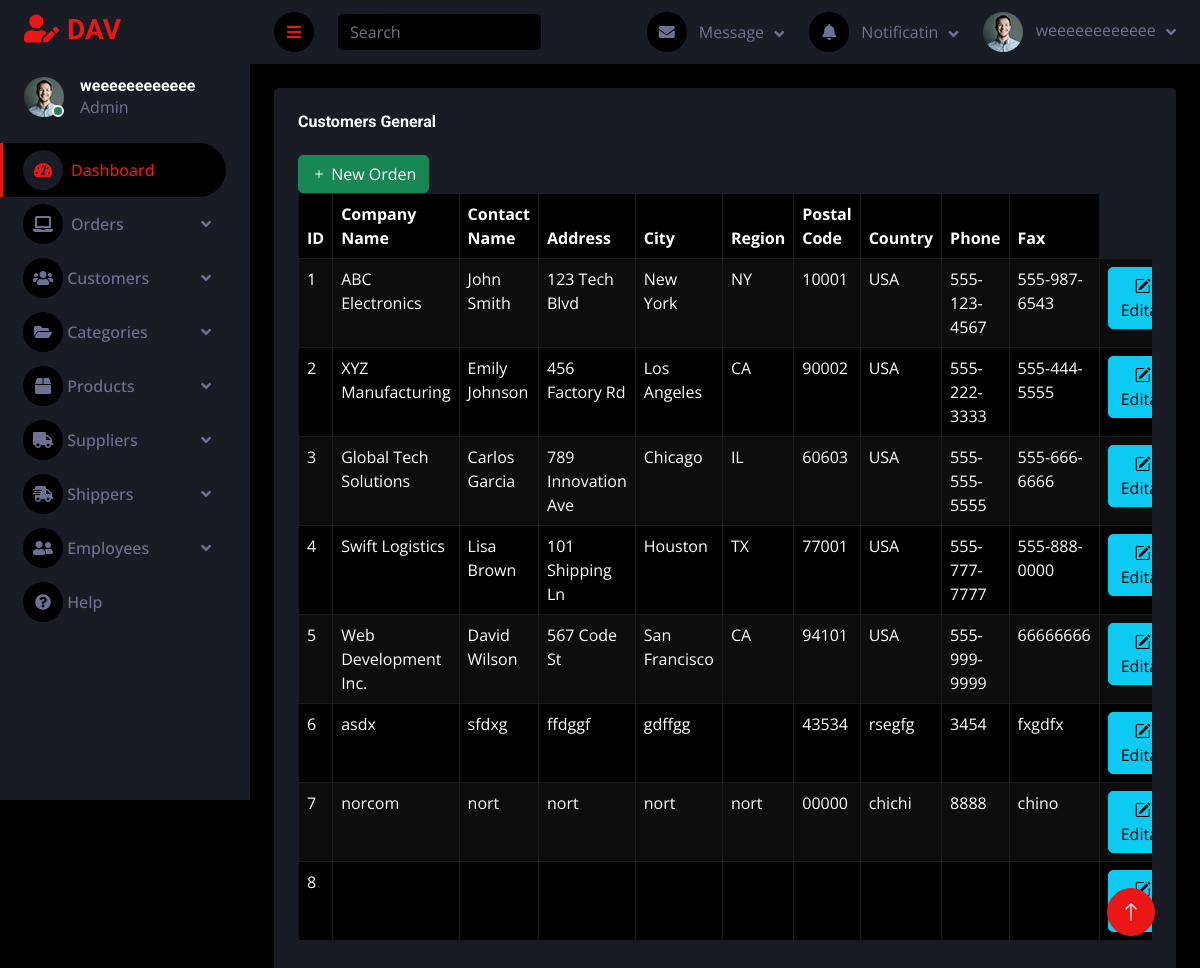
The app's page /z20list_customer.php (signed in) with its own data.
### tables this page shows
CREATE TABLE `user` (
  `user_id` int(11) NOT NULL,
  `username` varchar(255) NOT NULL,
  `password` varchar(255) NOT NULL,
  `email` varchar(255) NOT NULL,
  `state` enum('activo','eliminado') DEFAULT 'activo'
);

CREATE TABLE `customers` (
  `customer_id` int(11) NOT NULL,
  `company_name` varchar(255) NOT NULL,
  `contact_name` varchar(255) DEFAULT NULL,
  `contact_title` varchar(255) DEFAULT NULL,
  `address` varchar(255) DEFAULT NULL,
  `city` varchar(255) DEFAULT NULL,
  `region` varchar(255) DEFAULT NULL,
  `postal_code` varchar(10) DEFAULT NULL,
  `country` varchar(255) DEFAULT NULL,
  `phone` varchar(15) DEFAULT NULL,
  `fax` varchar(15) DEFAULT NULL,
  `state` enum('activo','eliminado') NOT NULL DEFAULT 'activo'
);

### z20list_customer.php (the view, shortened to what this page needs)
<!DOCTYPE html>
<html lang="en">
<head>
    <link href="https://cdnjs.cloudflare.com/ajax/libs/font-awesome/5.10.0/css/all.min.css" rel="stylesheet">
    <link href="https://cdn.jsdelivr.net/npm/bootstrap-icons@1.4.1/font/bootstrap-icons.css" rel="stylesheet">
    <link href="lib/owlcarousel/assets/owl.carousel.min.css" rel="stylesheet">
    <link href="lib/tempusdominus/css/tempusdominus-bootstrap-4.min.css" rel="stylesheet" />
    <link href="css/bootstrap.min.css" rel="stylesheet">
    <link href="css/style.css" rel="stylesheet">
</head>
<body>
    <div class="container-fluid position-relative d-flex p-0">
        <div class="sidebar pe-4 pb-3">
            <nav class="navbar bg-secondary navbar-dark">
                <a href="index2.php" class="navbar-brand mx-4 mb-3">
                    <h3 class="text-primary"><i class="fa fa-user-edit me-2"></i>DAV</h3>
                </a>
                <div class="d-flex align-items-center ms-4 mb-4">
                    <div class="position-relative">
                        <img class="rounded-circle" src="img/user.jpg" alt="" style="width: 40px; height: 40px;">
                        <div class="bg-success rounded-circle border border-2 border-white position-absolute end-0 bottom-0 p-1"></div>
                    </div>
                    <div class="ms-3">
                        <h6 class="mb-0"><?php
                                    include 'sistem/data_base/conn.php';
                                    if (isset($_SESSION['user_id'])) {
                                        $userId = $_SESSION['user_id'];
                                        $sql = "SELECT username FROM user WHERE user_id = $userId";
                                        $result = mysqli_query($conn, $sql);
                                        if ($result) {
                                            $row = mysqli_fetch_assoc($result);
                                            $username = $row['username'];
                                            echo $username;
                                        } else {
                                            echo "Error al ejecutar la consulta: " . mysqli_error($conn);
                                        }
                                    } else {
                                        header("Location: index.html");
                                        exit();
                                    }
                                ?></h6>
                        <span>Admin</span>
                    </div>
                </div>
                <div class="navbar-nav w-100">
                    <a href="index2.php" class="nav-item nav-link active"><i class="fa fa-tachometer-alt me-2"></i>Dashboard</a>
                        <div class="nav-item dropdown">
                            <a href="#" class="nav-link dropdown-toggle" data-bs-toggle="dropdown"><i class="fa fa-laptop me-2"></i>Orders</a>
                        </div>
                        <div class="nav-item dropdown">
                            <a href="#" class="nav-link dropdown-toggle" data-bs-toggle="dropdown"><i class="fas fa-users"></i> Customers</a>
                        </div>
                        <div class="nav-item dropdown">
                            <a href="#" class="nav-link dropdown-toggle" data-bs-toggle="dropdown"><i class="fas fa-folder-open"></i> Categories</a>
                        </div>
                        <div class="nav-item dropdown">
                            <a href="#" class="nav-link dropdown-toggle" data-bs-toggle="dropdown"><i class="fas fa-box"></i> Products</a>
                        </div>
                        <div class="nav-item dropdown">
                            <a href="#" class="nav-link dropdown-toggle" data-bs-toggle="dropdown"><i class="fas fa-truck"></i> Suppliers</a>
                        </div>
                        <div class="nav-item dropdown">
                            <a href="#" class="nav-link dropdown-toggle" data-bs-toggle="dropdown"><i class="fas fa-shipping-fast"></i> Shippers</a>
                        </div>
                        <div class="nav-item dropdown">
                            <a href="#" class="nav-link dropdown-toggle" data-bs-toggle="dropdown"><i class="fas fa-user-friends"></i> Employees</a>
                        </div>
                        <a href="404.php" class="nav-item nav-link"><i class="fas fa-question-circle"></i> Help</a>
                        </div>
                    </div>
                </div>
        <div class="content">
            <nav class="navbar navbar-expand bg-secondary navbar-dark sticky-top px-4 py-0">
                <a href="#" class="sidebar-toggler flex-shrink-0">
                    <i class="fa fa-bars"></i>
                </a>
                <form class="d-none d-md-flex ms-4">
                    <input class="form-control bg-dark border-0" type="search" placeholder="Search">
                </form>
                <div class="navbar-nav align-items-center ms-auto">
                    <div class="nav-item dropdown">
                        <a href="#" class="nav-link dropdown-toggle" data-bs-toggle="dropdown">
                            <i class="fa fa-envelope me-lg-2"></i>
                            <span class="d-none d-lg-inline-flex">Message</span>
                        </a>
                    </div>
                    <div class="nav-item dropdown">
                        <a href="#" class="nav-link dropdown-toggle" data-bs-toggle="dropdown">
                            <i class="fa fa-bell me-lg-2"></i>
                            <span class="d-none d-lg-inline-flex">Notificatin</span>
                        </a>
                    </div>
                    <div class="nav-item dropdown">
                        <a href="#" class="nav-link dropdown-toggle" data-bs-toggle="dropdown">
                            <img class="rounded-circle me-lg-2" src="img/user.jpg" alt="" style="width: 40px; height: 40px;">
                            <span class="d-none d-lg-inline-flex">
                            <?php
                                    include 'sistem/data_base/conn.php';
                                    if (isset($_SESSION['user_id'])) {
                                        $userId = $_SESSION['user_id'];
                                        $sql = "SELECT username FROM user WHERE user_id = $userId";
                                        $result = mysqli_query($conn, $sql);
                                        if ($result) {
                                            $row = mysqli_fetch_assoc($result);
                                            $username = $row['username'];
                                            echo $username;
                                        } else {
                                            echo "Error al ejecutar la consulta: " . mysqli_error($conn);
                                        }
                                    } else {
                                        header("Location: index.html");
                                        exit();
                                    }
                                    ?>
                            </span>
                        </a>
                    </div>
                </div>
            </nav>
            <div class="container-fluid pt-4 px-4">
                <div class="row g-4">
                    <div class="col-sm-12 col-xl-35">
                        <div class="bg-secondary rounded h-100 p-4">
                            <h6 class="mb-4">Customers General</h6>
                            <div class="d-flex justify-content-between align-items-center">
                                <a href="z21new_customer.php" class="btn btn-success"><i class="bi bi-plus"></i> New Orden</a>
                            </div>
                            <div class="table-responsive">
                                <table class="table table-bordered table-striped table-dark">
                                <thead>
                                        <tr>
                                            <th> ID</th>
                                            <th>Company Name</th>
                                            <th>Contact Name</th>
                                            <th>Address</th>
                                            <th>City</th>
                                            <th>Region</th>
                                            <th>Postal Code</th>
                                            <th>Country</th>
                                            <th>Phone</th>
                                            <th>Fax</th>
                                        </tr>
                                    </thead>
                                    <tbody>
                                    <?php
                                    include 'sistem/data_base/conn.php';
                                    $query = "SELECT * FROM customers WHERE state = 'activo'";
                                    $result = mysqli_query($conn, $query);
                                    if (mysqli_num_rows($result) > 0) {
                                        while ($row = mysqli_fetch_assoc($result)) {
                                            echo "<tr>";
                                            echo "<td>" . $row['customer_id'] . "</td>";
                                            echo "<td>" . $row['company_name'] . "</td>";
                                            echo "<td>" . $row['contact_name'] . "</td>";
                                            echo "<td>" . $row['address'] . "</td>";
                                            echo "<td>" . $row['city'] . "</td>";
                                            echo "<td>" . $row['region'] . "</td>";
                                            echo "<td>" . $row['postal_code'] . "</td>";
                                            echo "<td>" . $row['country'] . "</td>";
                                            echo "<td>" . $row['phone'] . "</td>";
                                            echo "<td>" . $row['fax'] . "</td>";
                                            echo "<td>";
                                            echo "<div class='btn-group btn-group-space'>";
                                            echo "<form method='post' action='z24editar_customer.php'>";
                                            echo "<button type='submit' class='btn btn-info'>";
                                            echo "<i class='bi bi-pencil-square'></i> Editar";
                                            echo "</button>";
                                            echo "</form>";
                                            echo "</div>";
                                            echo "</td>";
                                            echo "</tr>";
                                        }
                                    } else {
                                        echo "<tr><td colspan='17'>No se encontraron órdenes en la base de datos.</td></tr>";
                                    }
                                    ?>
                                    </tbody>
                                </table>
                            </div>
                        </div>
                    </div>
                </div>
            </div>
        </div>
        <a href="#" class="btn btn-lg btn-primary btn-lg-square back-to-top"><i class="bi bi-arrow-up"></i></a>
</body>
</html>

### css/style.css (style rules this page uses)
:root { --primary: #EB1616; --secondary: #191C24; --light: #6C7293; --dark: #000000; }
.back-to-top { position: fixed; display: none; right: 45px; bottom: 45px; z-index: 99; }
.btn { transition: .5s; }
.btn-lg-square { width: 48px; height: 48px; }
.btn-square, .btn-sm-square, .btn-lg-square { padding: 0; display: inline-flex; align-items: center; justify-content: center; font-weight: normal; border-radius: 50px; }
.sidebar { position: fixed; top: 0; left: 0; bottom: 0; width: 250px; height: 100vh; overflow-y: auto; background: var(--secondary); transition: 0.5s; z-index: 999; }
.content { margin-left: 250px; min-height: 100vh; background: var(--dark); transition: 0.5s; }
@media (min-width: 992px) { .sidebar { margin-left: 0; } }
@media (min-width: 992px) { .content { width: calc(100% - 250px); } }
.sidebar .navbar .navbar-nav .nav-link { padding: 7px 20px; color: var(--light); font-weight: 500; border-left: 3px solid var(--secondary); border-radius: 0 30px 30px 0; outline: none; }
.sidebar .navbar .navbar-nav .nav-link:hover, .sidebar .navbar .navbar-nav .nav-link.active { color: var(--primary); background: var(--dark); border-color: var(--primary); }
.sidebar .navbar .navbar-nav .nav-link i { width: 40px; height: 40px; display: inline-flex; align-items: center; justify-content: center; background: var(--dark); border-radius: 40px; }
.sidebar .navbar .navbar-nav .nav-link:hover i, .sidebar .navbar .navbar-nav .nav-link.active i { background: var(--secondary); }
.sidebar .navbar .dropdown-toggle::after { position: absolute; top: 15px; right: 15px; border: none; content: "\f107"; font-family: "Font Awesome 5 Free"; font-weight: 900; transition: .5s; }
.content .navbar .navbar-nav .nav-link { margin-left: 25px; padding: 12px 0; color: var(--light); outline: none; }
.content .navbar .sidebar-toggler, .content .navbar .navbar-nav .nav-link i { width: 40px; height: 40px; display: inline-flex; align-items: center; justify-content: center; background: var(--dark); border-radius: 40px; }
.content .navbar .dropdown-toggle::after { margin-left: 6px; vertical-align: middle; border: none; content: "\f107"; font-family: "Font Awesome 5 Free"; font-weight: 900; transition: .5s; }

### records on screen
user: username "weeeeeeeeeeee"
customers: customer_id "1", company_name "ABC Electronics", contact_name "John Smith", address "123 Tech Blvd", city "New York", region "NY", postal_code "10001", country "USA", phone "555-123-4567", fax "555-987-6543"
customers: customer_id "2", company_name "XYZ Manufacturing", contact_name "Emily Johnson", address "456 Factory Rd", city "Los Angeles", region "CA", postal_code "90002", country "USA", phone "555-222-3333", fax "555-444-5555"
customers: customer_id "3", company_name "Global Tech Solutions", contact_name "Carlos Garcia", address "789 Innovation Ave", city "Chicago", region "IL", postal_code "60603", country "USA", phone "555-555-5555", fax "555-666-6666"
customers: customer_id "4", company_name "Swift Logistics", contact_name "Lisa Brown", address "101 Shipping Ln", city "Houston", region "TX", postal_code "77001", country "USA", phone "555-777-7777", fax "555-888-0000"
customers: customer_id "5", company_name "Web Development Inc.", contact_name "David Wilson", address "567 Code St", city "San Francisco", region "CA", postal_code "94101", country "USA", phone "555-999-9999", fax "66666666"
customers: customer_id "6", company_name "asdx", contact_name "sfdxg", address "ffdggf", city "gdffgg", postal_code "43534", country "rsegfg", phone "3454", fax "fxgdfx"
customers: customer_id "7", company_name "norcom", contact_name "nort", address "nort", city "nort", region "nort", postal_code "00000", country "chichi", phone "8888", fax "chino"
customers: customer_id "8"
